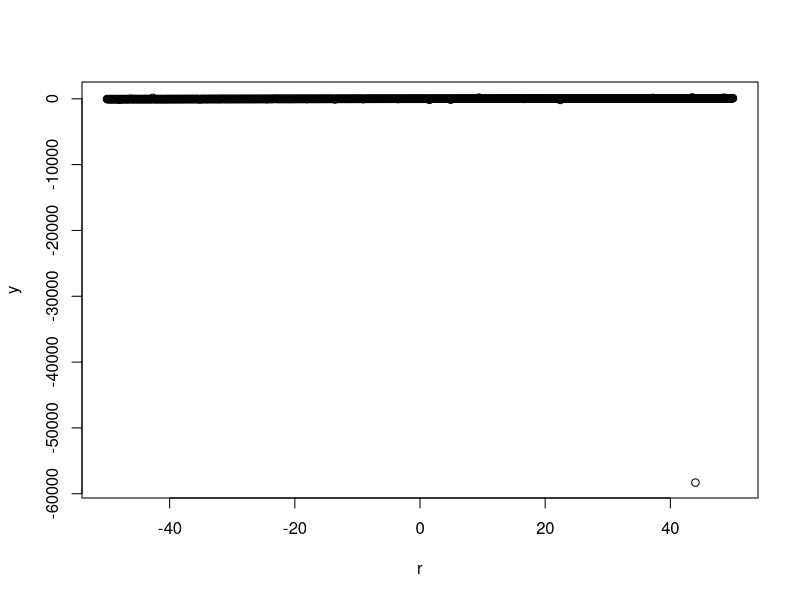
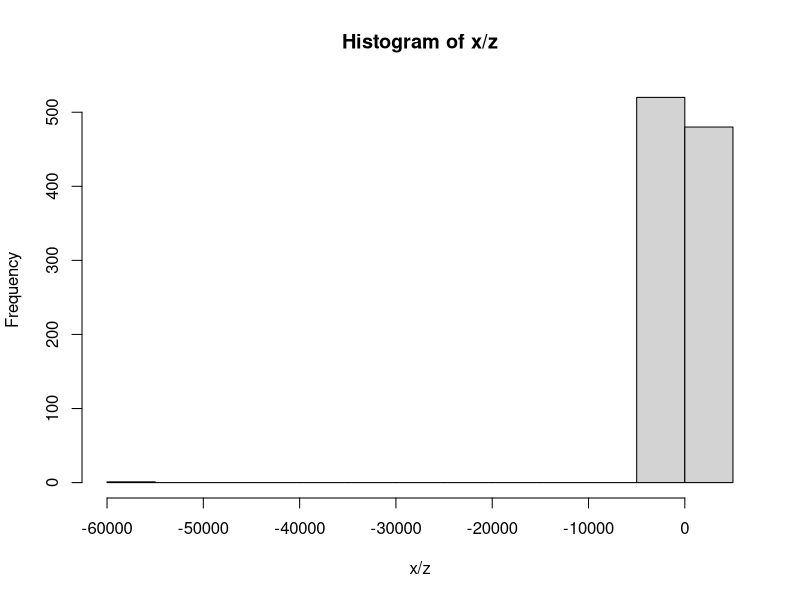
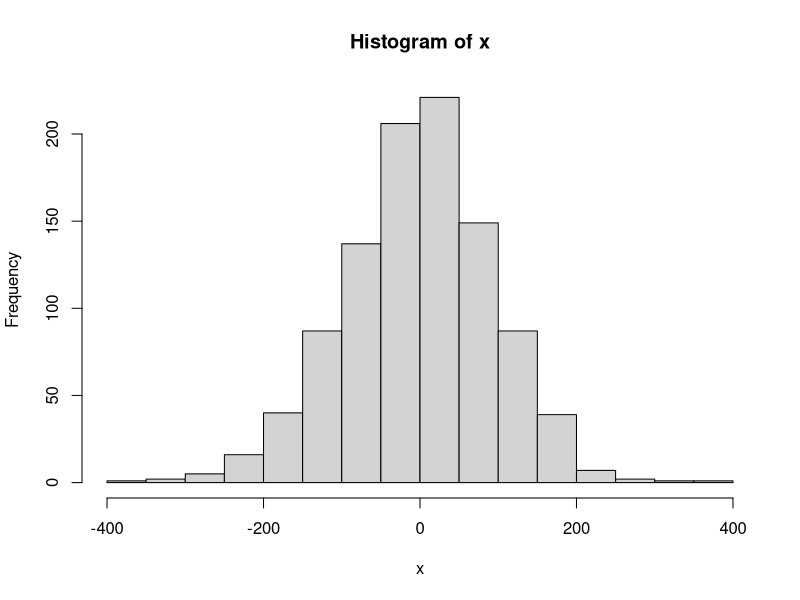

Recreate these plots in R, in order.
r <- seq(-50,50,0.1)
x <- rnorm(length(r),0,100)
z <- rnorm(length(r),0,100)
y <- r+(x/z)
plot(r,y)
hist(x/z)
hist(x)